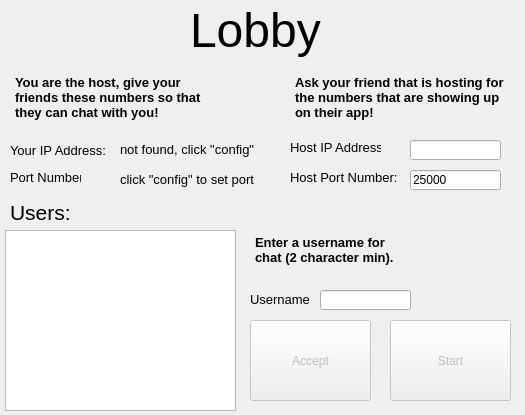
<?xml version="1.0" encoding="UTF-8"?>
<ui version="4.0">
 <class>lobby</class>
 <widget class="QDialog" name="lobby">
  <property name="geometry">
   <rect>
    <x>0</x>
    <y>0</y>
    <width>525</width>
    <height>415</height>
   </rect>
  </property>
  <property name="windowTitle">
   <string>Lobby</string>
  </property>
  <widget class="QLabel" name="l_lobby">
   <property name="geometry">
    <rect>
     <x>190</x>
     <y>0</y>
     <width>141</width>
     <height>61</height>
    </rect>
   </property>
   <property name="styleSheet">
    <string notr="true">background-color: rgb(0, 0, 0, 0%);</string>
   </property>
   <property name="text">
    <string>&lt;html&gt;&lt;head/&gt;&lt;body&gt;&lt;p&gt;&lt;span style=&quot; font-size:36pt;&quot;&gt;Lobby&lt;/span&gt;&lt;/p&gt;&lt;/body&gt;&lt;/html&gt;</string>
   </property>
  </widget>
  <widget class="QLabel" name="l_host_ip">
   <property name="geometry">
    <rect>
     <x>290</x>
     <y>140</y>
     <width>91</width>
     <height>16</height>
    </rect>
   </property>
   <property name="styleSheet">
    <string notr="true">background-color: rgb(0, 0, 0, 0%);</string>
   </property>
   <property name="text">
    <string>&lt;html&gt;&lt;head/&gt;&lt;body&gt;&lt;p&gt;&lt;span style=&quot; font-size:10pt;&quot;&gt;Host IP Address:&lt;/span&gt;&lt;/p&gt;&lt;/body&gt;&lt;/html&gt;</string>
   </property>
   <property name="buddy">
    <cstring>le_host_ip</cstring>
   </property>
  </widget>
  <widget class="QLabel" name="l_host_port_number">
   <property name="geometry">
    <rect>
     <x>290</x>
     <y>170</y>
     <width>111</width>
     <height>16</height>
    </rect>
   </property>
   <property name="styleSheet">
    <string notr="true">background-color: rgb(0, 0, 0, 0%);</string>
   </property>
   <property name="text">
    <string>&lt;html&gt;&lt;head/&gt;&lt;body&gt;&lt;p&gt;&lt;span style=&quot; font-size:10pt;&quot;&gt;Host Port Number:&lt;/span&gt;&lt;/p&gt;&lt;/body&gt;&lt;/html&gt;</string>
   </property>
   <property name="buddy">
    <cstring>le_host_port</cstring>
   </property>
  </widget>
  <widget class="QLabel" name="l_username">
   <property name="geometry">
    <rect>
     <x>250</x>
     <y>290</y>
     <width>61</width>
     <height>20</height>
    </rect>
   </property>
   <property name="styleSheet">
    <string notr="true">background-color: rgb(0, 0, 0, 0%);</string>
   </property>
   <property name="text">
    <string>&lt;html&gt;&lt;head/&gt;&lt;body&gt;&lt;p&gt;&lt;span style=&quot; font-size:10pt;&quot;&gt;Username:&lt;/span&gt;&lt;/p&gt;&lt;/body&gt;&lt;/html&gt;</string>
   </property>
   <property name="buddy">
    <cstring>le_username</cstring>
   </property>
  </widget>
  <widget class="QLabel" name="l_users_joined">
   <property name="geometry">
    <rect>
     <x>10</x>
     <y>200</y>
     <width>61</width>
     <height>21</height>
    </rect>
   </property>
   <property name="styleSheet">
    <string notr="true">background-color: rgb(0, 0, 0, 0%);</string>
   </property>
   <property name="text">
    <string>&lt;html&gt;&lt;head/&gt;&lt;body&gt;&lt;p&gt;&lt;span style=&quot; font-size:16pt;&quot;&gt;Users:&lt;/span&gt;&lt;/p&gt;&lt;/body&gt;&lt;/html&gt;</string>
   </property>
  </widget>
  <widget class="QTextBrowser" name="tb_users_joined">
   <property name="geometry">
    <rect>
     <x>5</x>
     <y>230</y>
     <width>231</width>
     <height>181</height>
    </rect>
   </property>
   <property name="font">
    <font>
     <pointsize>12</pointsize>
    </font>
   </property>
   <property name="sizeAdjustPolicy">
    <enum>QAbstractScrollArea::AdjustToContents</enum>
   </property>
  </widget>
  <widget class="QLineEdit" name="le_host_ip">
   <property name="enabled">
    <bool>true</bool>
   </property>
   <property name="geometry">
    <rect>
     <x>410</x>
     <y>140</y>
     <width>91</width>
     <height>20</height>
    </rect>
   </property>
   <property name="styleSheet">
    <string notr="true">selection-background-color: rgb(255, 234, 2);</string>
   </property>
   <property name="text">
    <string/>
   </property>
  </widget>
  <widget class="QLineEdit" name="le_host_port">
   <property name="geometry">
    <rect>
     <x>410</x>
     <y>170</y>
     <width>91</width>
     <height>20</height>
    </rect>
   </property>
   <property name="styleSheet">
    <string notr="true">selection-background-color: rgb(255, 234, 2);</string>
   </property>
   <property name="text">
    <string>25000</string>
   </property>
  </widget>
  <widget class="QLineEdit" name="le_username">
   <property name="geometry">
    <rect>
     <x>320</x>
     <y>290</y>
     <width>91</width>
     <height>20</height>
    </rect>
   </property>
   <property name="styleSheet">
    <string notr="true">selection-background-color: rgb(255, 234, 2);</string>
   </property>
  </widget>
  <widget class="QTextBrowser" name="tb_clientinfo">
   <property name="geometry">
    <rect>
     <x>290</x>
     <y>70</y>
     <width>221</width>
     <height>61</height>
    </rect>
   </property>
   <property name="styleSheet">
    <string notr="true">background-color: rgb(0, 0, 0, 0%);</string>
   </property>
   <property name="html">
    <string>&lt;!DOCTYPE HTML PUBLIC &quot;-//W3C//DTD HTML 4.0//EN&quot; &quot;http://www.w3.org/TR/REC-html40/strict.dtd&quot;&gt;
&lt;html&gt;&lt;head&gt;&lt;meta name=&quot;qrichtext&quot; content=&quot;1&quot; /&gt;&lt;style type=&quot;text/css&quot;&gt;
p, li { white-space: pre-wrap; }
&lt;/style&gt;&lt;/head&gt;&lt;body style=&quot; font-family:'MS Shell Dlg 2'; font-size:8.25pt; font-weight:400; font-style:normal;&quot;&gt;
&lt;p style=&quot; margin-top:0px; margin-bottom:0px; margin-left:0px; margin-right:0px; -qt-block-indent:0; text-indent:0px;&quot;&gt;&lt;span style=&quot; font-size:10pt; font-weight:600;&quot;&gt;Ask your friend that is hosting for the numbers that are showing up on their app!&lt;/span&gt;&lt;/p&gt;&lt;/body&gt;&lt;/html&gt;</string>
   </property>
  </widget>
  <widget class="QTextBrowser" name="tb_username">
   <property name="geometry">
    <rect>
     <x>250</x>
     <y>230</y>
     <width>161</width>
     <height>51</height>
    </rect>
   </property>
   <property name="styleSheet">
    <string notr="true">background-color: rgb(0, 0, 0, 0%);</string>
   </property>
   <property name="html">
    <string>&lt;!DOCTYPE HTML PUBLIC &quot;-//W3C//DTD HTML 4.0//EN&quot; &quot;http://www.w3.org/TR/REC-html40/strict.dtd&quot;&gt;
&lt;html&gt;&lt;head&gt;&lt;meta name=&quot;qrichtext&quot; content=&quot;1&quot; /&gt;&lt;style type=&quot;text/css&quot;&gt;
p, li { white-space: pre-wrap; }
&lt;/style&gt;&lt;/head&gt;&lt;body style=&quot; font-family:'MS Shell Dlg 2'; font-size:8.25pt; font-weight:400; font-style:normal;&quot;&gt;
&lt;p style=&quot; margin-top:0px; margin-bottom:0px; margin-left:0px; margin-right:0px; -qt-block-indent:0; text-indent:0px;&quot;&gt;&lt;span style=&quot; font-size:10pt; font-weight:600;&quot;&gt;Enter a username for chat (2 character min).&lt;/span&gt;&lt;/p&gt;&lt;/body&gt;&lt;/html&gt;</string>
   </property>
  </widget>
  <widget class="QTextBrowser" name="tb_hostinfo">
   <property name="geometry">
    <rect>
     <x>10</x>
     <y>70</y>
     <width>221</width>
     <height>61</height>
    </rect>
   </property>
   <property name="styleSheet">
    <string notr="true">background-color: rgb(0, 0, 0, 0%);</string>
   </property>
   <property name="html">
    <string>&lt;!DOCTYPE HTML PUBLIC &quot;-//W3C//DTD HTML 4.0//EN&quot; &quot;http://www.w3.org/TR/REC-html40/strict.dtd&quot;&gt;
&lt;html&gt;&lt;head&gt;&lt;meta name=&quot;qrichtext&quot; content=&quot;1&quot; /&gt;&lt;style type=&quot;text/css&quot;&gt;
p, li { white-space: pre-wrap; }
&lt;/style&gt;&lt;/head&gt;&lt;body style=&quot; font-family:'MS Shell Dlg 2'; font-size:8.25pt; font-weight:400; font-style:normal;&quot;&gt;
&lt;p style=&quot; margin-top:0px; margin-bottom:0px; margin-left:0px; margin-right:0px; -qt-block-indent:0; text-indent:0px;&quot;&gt;&lt;span style=&quot; font-size:10pt; font-weight:600;&quot;&gt;You are the host, give your friends these numbers so that they can chat with you!&lt;/span&gt;&lt;/p&gt;&lt;/body&gt;&lt;/html&gt;</string>
   </property>
  </widget>
  <widget class="QLabel" name="l_port">
   <property name="geometry">
    <rect>
     <x>10</x>
     <y>170</y>
     <width>71</width>
     <height>16</height>
    </rect>
   </property>
   <property name="styleSheet">
    <string notr="true">background-color: rgb(0, 0, 0, 0%);</string>
   </property>
   <property name="text">
    <string>&lt;html&gt;&lt;head/&gt;&lt;body&gt;&lt;p&gt;&lt;span style=&quot; font-size:10pt;&quot;&gt;Port Number:&lt;/span&gt;&lt;/p&gt;&lt;/body&gt;&lt;/html&gt;</string>
   </property>
  </widget>
  <widget class="QLabel" name="l_your_ip">
   <property name="geometry">
    <rect>
     <x>10</x>
     <y>140</y>
     <width>101</width>
     <height>21</height>
    </rect>
   </property>
   <property name="styleSheet">
    <string notr="true">background-color: rgb(0, 0, 0, 0%);</string>
   </property>
   <property name="text">
    <string>&lt;html&gt;&lt;head/&gt;&lt;body&gt;&lt;p&gt;&lt;span style=&quot; font-size:10pt;&quot;&gt;Your IP Address:&lt;/span&gt;&lt;/p&gt;&lt;/body&gt;&lt;/html&gt;</string>
   </property>
  </widget>
  <widget class="QLabel" name="l_your_ip_val">
   <property name="geometry">
    <rect>
     <x>120</x>
     <y>140</y>
     <width>141</width>
     <height>20</height>
    </rect>
   </property>
   <property name="styleSheet">
    <string notr="true">background-color: rgb(0, 0, 0, 0%);</string>
   </property>
   <property name="text">
    <string>&lt;html&gt;&lt;head/&gt;&lt;body&gt;&lt;p&gt;&lt;span style=&quot; font-size:10pt;&quot;&gt;not found, click &amp;quot;config&amp;quot;&lt;/span&gt;&lt;/p&gt;&lt;/body&gt;&lt;/html&gt;</string>
   </property>
  </widget>
  <widget class="QLabel" name="l_port_number">
   <property name="geometry">
    <rect>
     <x>120</x>
     <y>170</y>
     <width>141</width>
     <height>20</height>
    </rect>
   </property>
   <property name="styleSheet">
    <string notr="true">background-color: rgb(0, 0, 0, 0%);</string>
   </property>
   <property name="text">
    <string>&lt;html&gt;&lt;head/&gt;&lt;body&gt;&lt;p&gt;&lt;span style=&quot; font-size:10pt;&quot;&gt;click &amp;quot;config&amp;quot; to set port&lt;/span&gt;&lt;/p&gt;&lt;/body&gt;&lt;/html&gt;</string>
   </property>
  </widget>
  <widget class="QPushButton" name="pb_accept">
   <property name="enabled">
    <bool>false</bool>
   </property>
   <property name="geometry">
    <rect>
     <x>250</x>
     <y>320</y>
     <width>121</width>
     <height>81</height>
    </rect>
   </property>
   <property name="text">
    <string>Accept</string>
   </property>
  </widget>
  <widget class="QPushButton" name="pb_start">
   <property name="enabled">
    <bool>false</bool>
   </property>
   <property name="geometry">
    <rect>
     <x>390</x>
     <y>320</y>
     <width>121</width>
     <height>81</height>
    </rect>
   </property>
   <property name="text">
    <string>Start</string>
   </property>
  </widget>
 </widget>
 <tabstops>
  <tabstop>le_host_ip</tabstop>
  <tabstop>le_host_port</tabstop>
  <tabstop>le_username</tabstop>
  <tabstop>pb_accept</tabstop>
  <tabstop>tb_users_joined</tabstop>
  <tabstop>tb_clientinfo</tabstop>
  <tabstop>tb_hostinfo</tabstop>
  <tabstop>tb_username</tabstop>
 </tabstops>
 <resources/>
 <connections/>
</ui>
